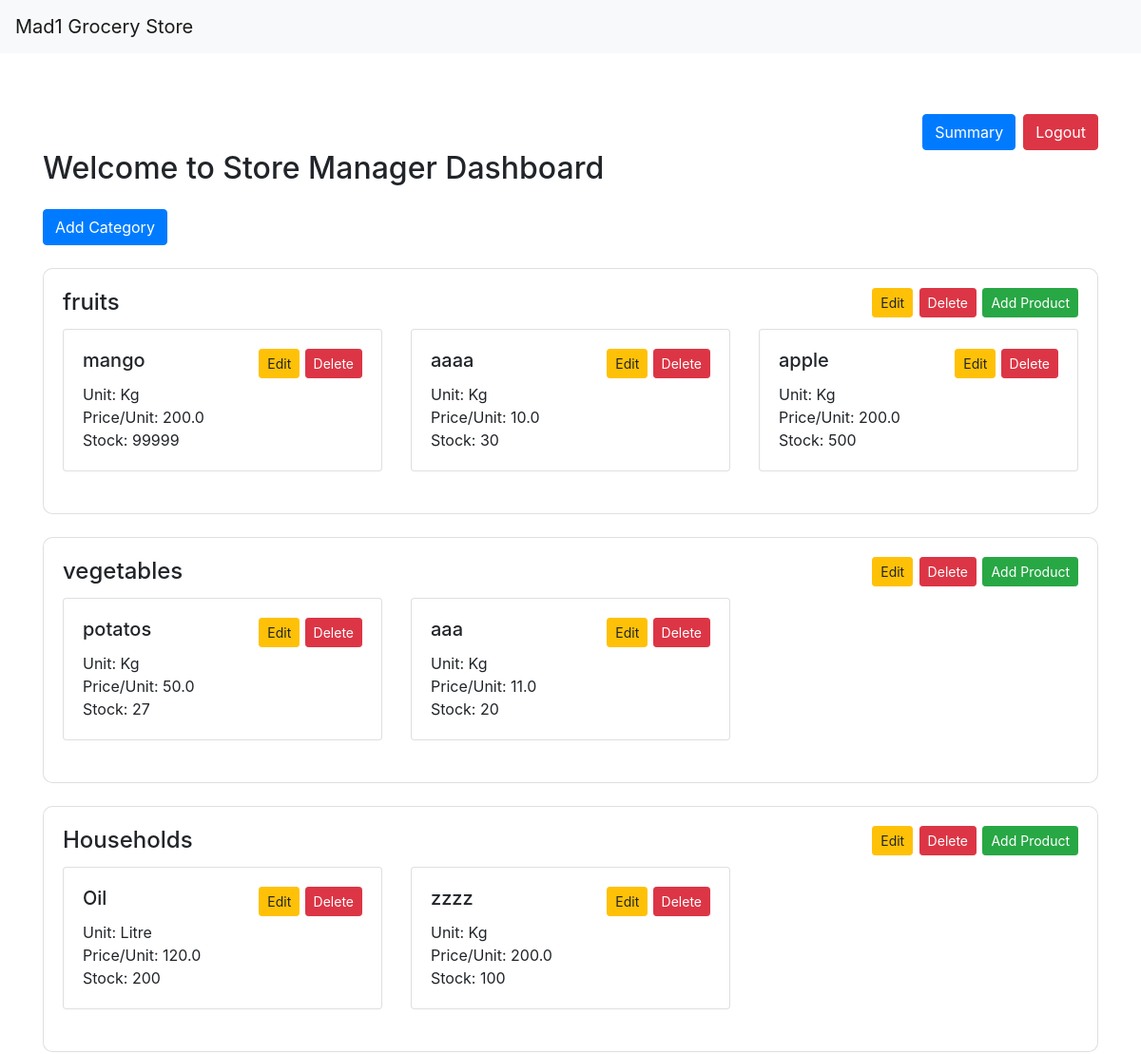
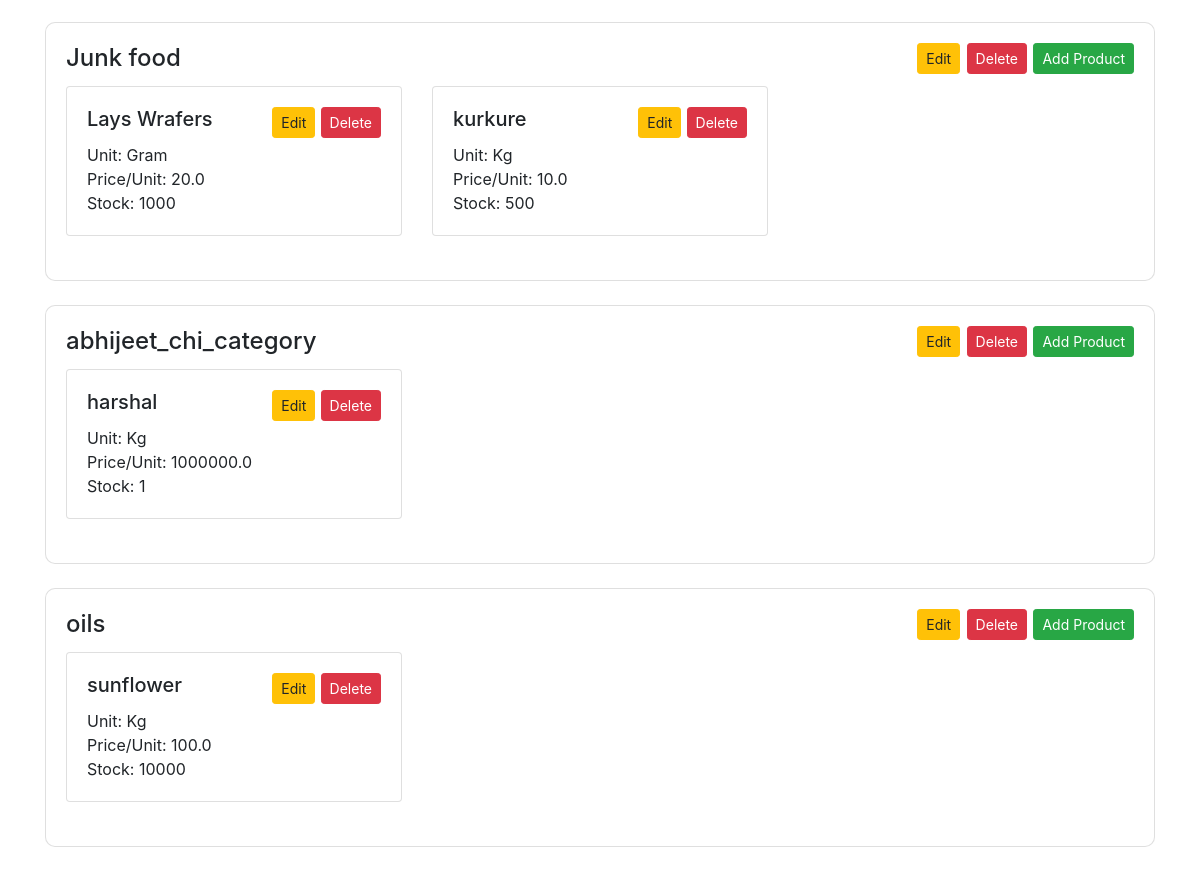
/dashboard (signed in), run on the app's committed database (2 pictures, top to bottom).
### app.py (models this page shows)
class Category(db.Model):
    id = db.Column(db.Integer, primary_key=True)
    name = db.Column(db.String(100), unique=True, nullable=False)
    products = db.relationship('Product', backref='category', lazy=True)

class Product(db.Model):
    id = db.Column(db.Integer, primary_key=True)
    name = db.Column(db.String(100), nullable=False)
    unit = db.Column(db.String(50), nullable=False)
    price_per_unit = db.Column(db.Float, nullable=False)
    stock_quantity = db.Column(db.Integer, nullable=False)
    category_id = db.Column(db.Integer, db.ForeignKey('category.id'), nullable=False)
    cart_items = db.relationship('CartItem', back_populates='product')

### app.py (the view)
@app.route('/dashboard', methods=['GET', 'POST'])
def dashboard():
    if 'logged_in' not in session:
        flash('Please login first.', 'danger')
        return redirect(url_for('login'))
    categories = Category.query.all()
    return render_template('dashboard.html', categories=categories)

### templates/dashboard.html (shortened to what this page needs)
{% extends 'base.html' %}
{% block content %}
<div class="d-flex justify-content-end">
    <a href="{{ url_for('summary') }}" class="btn btn-primary mt-3">Summary</a>
    <a href="{{ url_for('logout') }}" class="btn btn-danger mt-3 ml-2">Logout</a>
</div>
<h2>Welcome to Store Manager Dashboard</h2>
<button type="button" class="btn btn-primary mt-3" data-toggle="modal" data-target="#addCategoryModal">
    Add Category
</button>
{% if categories %}
    <div class="mt-4">
        {% for category in categories %}
        <div class="card mb-4" style="border-radius: 10px;">
            <div class="card-body">
                <h4 class="card-title d-flex justify-content-between align-items-center">
                    {{ category.name }}
                    <div class="float-right">
                        <a href="{{ url_for('edit_category', category_id=category.id) }}" class="btn btn-sm btn-warning">Edit</a>
                        <a href="{{ url_for('delete_category', category_id=category.id) }}" class="btn btn-sm btn-danger">Delete</a>
                        <button type="button" class="btn btn-sm btn-success" data-toggle="modal" data-target="#addProductModal-{{ category.id }}">
                            Add Product
                        </button>
                    </div>
                </h4>
                <div class="row">
                    {% if category.products %}
                        {% for product in category.products %}
                        <div class="col-md-4 mb-4">
                            <div class="card">
                                <div class="card-body">
                                    <h5 class="card-title">{{ product.name }}
                                        <div class="float-right">
                                            <a href="{{ url_for('edit_product', product_id=product.id) }}" class="btn btn-sm btn-warning">Edit</a>
                                            <a href="{{ url_for('delete_product', product_id=product.id) }}" class="btn btn-sm btn-danger">Delete</a>
                                        </div>
                                    </h5>
                                    <p class="card-text">
                                        Unit: {{ product.unit }}<br>
                                        Price/Unit: {{ product.price_per_unit }}<br>
                                        Stock: {{ product.stock_quantity }}
                                    </p>
                                </div>
                            </div>
                        </div>
                    {% endfor %}
                    {% else %}
                        <div class="col">
                            No products available in this category.
                        </div>
                    {% endif %}
                </div>
            </div>
        </div>
        {% endfor %}
    </div>
{% else %}
    <div class="mt-4">
        <h4>No categories found.</h4>
    </div>
{% endif %}
{% endblock %}

### data on the page
Category: name "fruits"
Product: name "mango", unit "Kg", price_per_unit "200.0", stock_quantity "99999"
Product: name "aaaa", unit "Kg", price_per_unit "10.0", stock_quantity "30"
Product: name "apple", unit "Kg", price_per_unit "200.0", stock_quantity "500"
Category: name "vegetables"
Product: name "potatos", unit "Kg", price_per_unit "50.0", stock_quantity "27"
Product: name "aaa", unit "Kg", price_per_unit "11.0", stock_quantity "20"
Category: name "Households"
Product: name "Oil", unit "Litre", price_per_unit "120.0", stock_quantity "200"
Product: name "zzzz", unit "Kg", price_per_unit "200.0", stock_quantity "100"
Category: name "Junk food"
Product: name "Lays Wrafers", unit "Gram", price_per_unit "20.0", stock_quantity "1000"
Product: name "kurkure", unit "Kg", price_per_unit "10.0", stock_quantity "500"
Category: name "abhijeet_chi_category"
Product: name "harshal", unit "Kg", price_per_unit "1000000.0", stock_quantity "1"
Category: name "oils"
Product: name "sunflower", unit "Kg", price_per_unit "100.0", stock_quantity "10000"
